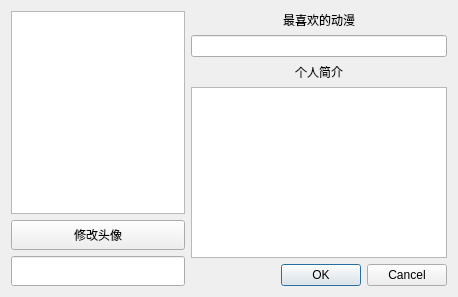
<?xml version="1.0" encoding="UTF-8"?>
<ui version="4.0">
 <class>Dialog</class>
 <widget class="QDialog" name="Dialog">
  <property name="geometry">
   <rect>
    <x>0</x>
    <y>0</y>
    <width>458</width>
    <height>297</height>
   </rect>
  </property>
  <property name="windowTitle">
   <string>Settings</string>
  </property>
  <layout class="QGridLayout" name="gridLayout" columnstretch="1,0">
   <item row="0" column="0">
    <layout class="QVBoxLayout" name="verticalLayout_2">
     <item>
      <widget class="QGraphicsView" name="graphicsView"/>
     </item>
     <item>
      <widget class="QPushButton" name="pushButton">
       <property name="minimumSize">
        <size>
         <width>0</width>
         <height>30</height>
        </size>
       </property>
       <property name="text">
        <string>修改头像</string>
       </property>
      </widget>
     </item>
     <item>
      <widget class="QLineEdit" name="lineEdit_username">
       <property name="minimumSize">
        <size>
         <width>0</width>
         <height>30</height>
        </size>
       </property>
      </widget>
     </item>
    </layout>
   </item>
   <item row="0" column="1">
    <layout class="QVBoxLayout" name="verticalLayout" stretch="0,0,0,0,0">
     <item>
      <widget class="QLabel" name="label">
       <property name="text">
        <string>最喜欢的动漫</string>
       </property>
       <property name="alignment">
        <set>Qt::AlignCenter</set>
       </property>
      </widget>
     </item>
     <item>
      <widget class="QLineEdit" name="lineEdit_fav_comic"/>
     </item>
     <item>
      <widget class="QLabel" name="label_2">
       <property name="text">
        <string>个人简介</string>
       </property>
       <property name="alignment">
        <set>Qt::AlignCenter</set>
       </property>
      </widget>
     </item>
     <item>
      <widget class="QTextEdit" name="textEdit"/>
     </item>
     <item>
      <widget class="QDialogButtonBox" name="buttonBox">
       <property name="orientation">
        <enum>Qt::Horizontal</enum>
       </property>
       <property name="standardButtons">
        <set>QDialogButtonBox::Cancel|QDialogButtonBox::Ok</set>
       </property>
      </widget>
     </item>
    </layout>
   </item>
  </layout>
 </widget>
 <resources/>
 <connections>
  <connection>
   <sender>buttonBox</sender>
   <signal>accepted()</signal>
   <receiver>Dialog</receiver>
   <slot>accept()</slot>
   <hints>
    <hint type="sourcelabel">
     <x>248</x>
     <y>254</y>
    </hint>
    <hint type="destinationlabel">
     <x>157</x>
     <y>274</y>
    </hint>
   </hints>
  </connection>
  <connection>
   <sender>buttonBox</sender>
   <signal>rejected()</signal>
   <receiver>Dialog</receiver>
   <slot>reject()</slot>
   <hints>
    <hint type="sourcelabel">
     <x>316</x>
     <y>260</y>
    </hint>
    <hint type="destinationlabel">
     <x>286</x>
     <y>274</y>
    </hint>
   </hints>
  </connection>
  <connection>
   <sender>pushButton</sender>
   <signal>clicked()</signal>
   <receiver>Dialog</receiver>
   <slot>load_file()</slot>
   <hints>
    <hint type="sourcelabel">
     <x>95</x>
     <y>144</y>
    </hint>
    <hint type="destinationlabel">
     <x>244</x>
     <y>92</y>
    </hint>
   </hints>
  </connection>
 </connections>
 <slots>
  <slot>load_file()</slot>
 </slots>
</ui>
